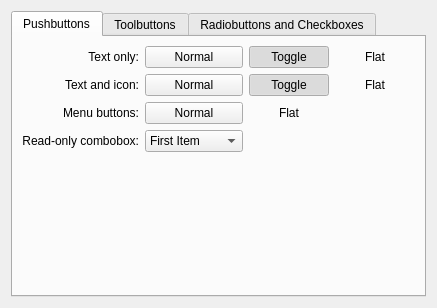
<?xml version="1.0" encoding="UTF-8"?>
<ui version="4.0">
 <class>ButtonDemoWidget</class>
 <widget class="QWidget" name="ButtonDemoWidget">
  <property name="geometry">
   <rect>
    <x>0</x>
    <y>0</y>
    <width>401</width>
    <height>308</height>
   </rect>
  </property>
  <property name="windowTitle">
   <string>Form</string>
  </property>
  <layout class="QVBoxLayout" name="verticalLayout">
   <item>
    <widget class="KTabWidget" name="ktabwidget">
     <property name="currentIndex">
      <number>0</number>
     </property>
     <widget class="QWidget" name="tab">
      <attribute name="title">
       <string>Pushbuttons</string>
      </attribute>
      <layout class="QGridLayout" name="gridLayout_2">
       <item row="0" column="0" colspan="3">
        <widget class="QLabel" name="label_3">
         <property name="text">
          <string>Text only:</string>
         </property>
         <property name="alignment">
          <set>Qt::AlignRight|Qt::AlignTrailing|Qt::AlignVCenter</set>
         </property>
        </widget>
       </item>
       <item row="0" column="3">
        <widget class="KPushButton" name="pushButton">
         <property name="text">
          <string>Normal</string>
         </property>
        </widget>
       </item>
       <item row="0" column="4">
        <widget class="KPushButton" name="pushButton_2">
         <property name="text">
          <string>Toggle</string>
         </property>
         <property name="checkable">
          <bool>true</bool>
         </property>
         <property name="checked">
          <bool>true</bool>
         </property>
        </widget>
       </item>
       <item row="0" column="5">
        <widget class="KPushButton" name="pushButton_3">
         <property name="text">
          <string>Flat</string>
         </property>
         <property name="flat">
          <bool>true</bool>
         </property>
        </widget>
       </item>
       <item row="0" column="6">
        <spacer name="horizontalSpacer_3">
         <property name="orientation">
          <enum>Qt::Horizontal</enum>
         </property>
         <property name="sizeHint" stdset="0">
          <size>
           <width>59</width>
           <height>20</height>
          </size>
         </property>
        </spacer>
       </item>
       <item row="1" column="0" colspan="3">
        <widget class="QLabel" name="label_4">
         <property name="text">
          <string>Text and icon:</string>
         </property>
         <property name="alignment">
          <set>Qt::AlignRight|Qt::AlignTrailing|Qt::AlignVCenter</set>
         </property>
        </widget>
       </item>
       <item row="1" column="3">
        <widget class="KPushButton" name="pushButton_4">
         <property name="text">
          <string>Normal</string>
         </property>
        </widget>
       </item>
       <item row="1" column="4">
        <widget class="KPushButton" name="pushButton_5">
         <property name="text">
          <string>Toggle</string>
         </property>
         <property name="checkable">
          <bool>true</bool>
         </property>
         <property name="checked">
          <bool>true</bool>
         </property>
        </widget>
       </item>
       <item row="1" column="5">
        <widget class="KPushButton" name="pushButton_6">
         <property name="text">
          <string>Flat</string>
         </property>
         <property name="flat">
          <bool>true</bool>
         </property>
        </widget>
       </item>
       <item row="2" column="0" colspan="3">
        <widget class="QLabel" name="label_6">
         <property name="text">
          <string>Menu buttons:</string>
         </property>
         <property name="alignment">
          <set>Qt::AlignRight|Qt::AlignTrailing|Qt::AlignVCenter</set>
         </property>
        </widget>
       </item>
       <item row="2" column="3">
        <widget class="KPushButton" name="pushButton_7">
         <property name="text">
          <string>Normal</string>
         </property>
        </widget>
       </item>
       <item row="2" column="4">
        <widget class="KPushButton" name="pushButton_8">
         <property name="text">
          <string>Flat</string>
         </property>
         <property name="flat">
          <bool>true</bool>
         </property>
        </widget>
       </item>
       <item row="3" column="0" colspan="3">
        <widget class="QLabel" name="label_5">
         <property name="text">
          <string>Read-only combobox:</string>
         </property>
         <property name="alignment">
          <set>Qt::AlignRight|Qt::AlignTrailing|Qt::AlignVCenter</set>
         </property>
        </widget>
       </item>
       <item row="3" column="3">
        <widget class="KComboBox" name="kcombobox">
         <item>
          <property name="text">
           <string>First Item</string>
          </property>
         </item>
         <item>
          <property name="text">
           <string>Second Item</string>
          </property>
         </item>
         <item>
          <property name="text">
           <string>Third Item</string>
          </property>
         </item>
        </widget>
       </item>
       <item row="4" column="1">
        <spacer name="verticalSpacer_4">
         <property name="orientation">
          <enum>Qt::Vertical</enum>
         </property>
         <property name="sizeHint" stdset="0">
          <size>
           <width>20</width>
           <height>105</height>
          </size>
         </property>
        </spacer>
       </item>
      </layout>
     </widget>
     <widget class="QWidget" name="tab_2">
      <attribute name="title">
       <string>Toolbuttons</string>
      </attribute>
      <layout class="QGridLayout" name="gridLayout_5">
       <item row="0" column="0" colspan="2">
        <widget class="QWidget" name="widget" native="true">
         <layout class="QGridLayout" name="gridLayout">
          <item row="0" column="0">
           <widget class="QLabel" name="label">
            <property name="text">
             <string>Text position:</string>
            </property>
            <property name="alignment">
             <set>Qt::AlignRight|Qt::AlignTrailing|Qt::AlignVCenter</set>
            </property>
           </widget>
          </item>
          <item row="0" column="1">
           <widget class="KComboBox" name="textPosition">
            <item>
             <property name="text">
              <string>Icons Only</string>
             </property>
            </item>
            <item>
             <property name="text">
              <string>Text Only</string>
             </property>
            </item>
            <item>
             <property name="text">
              <string>Text Alongside Icons</string>
             </property>
            </item>
            <item>
             <property name="text">
              <string>Text Under Icons</string>
             </property>
            </item>
           </widget>
          </item>
          <item row="0" column="2">
           <spacer name="horizontalSpacer">
            <property name="orientation">
             <enum>Qt::Horizontal</enum>
            </property>
            <property name="sizeHint" stdset="0">
             <size>
              <width>110</width>
              <height>20</height>
             </size>
            </property>
           </spacer>
          </item>
          <item row="1" column="0">
           <widget class="QLabel" name="label_2">
            <property name="text">
             <string>Icon size:</string>
            </property>
            <property name="alignment">
             <set>Qt::AlignRight|Qt::AlignTrailing|Qt::AlignVCenter</set>
            </property>
           </widget>
          </item>
          <item row="1" column="1">
           <widget class="QComboBox" name="iconSize">
            <item>
             <property name="text">
              <string>Small (16x16)</string>
             </property>
            </item>
            <item>
             <property name="text">
              <string>Medium (22x22)</string>
             </property>
            </item>
            <item>
             <property name="text">
              <string>Large (32x32)</string>
             </property>
            </item>
            <item>
             <property name="text">
              <string>Huge (48x48)</string>
             </property>
            </item>
           </widget>
          </item>
         </layout>
        </widget>
       </item>
       <item row="1" column="0">
        <widget class="QGroupBox" name="groupBox_3">
         <property name="title">
          <string>Preview</string>
         </property>
         <layout class="QGridLayout" name="gridLayout_4">
          <item row="0" column="0">
           <widget class="QToolButton" name="toolButton">
            <property name="text">
             <string>Normal</string>
            </property>
           </widget>
          </item>
          <item row="0" column="1">
           <widget class="QToolButton" name="toolButton_2">
            <property name="text">
             <string>Toggle</string>
            </property>
            <property name="checkable">
             <bool>true</bool>
            </property>
            <property name="checked">
             <bool>true</bool>
            </property>
           </widget>
          </item>
          <item row="0" column="2">
           <widget class="QToolButton" name="toolButton_3">
            <property name="text">
             <string>Flat</string>
            </property>
            <property name="checkable">
             <bool>true</bool>
            </property>
            <property name="autoRaise">
             <bool>true</bool>
            </property>
           </widget>
          </item>
          <item row="0" column="3" rowspan="3">
           <widget class="QFrame" name="frame">
            <property name="frameShape">
             <enum>QFrame::VLine</enum>
            </property>
            <property name="frameShadow">
             <enum>QFrame::Raised</enum>
            </property>
           </widget>
          </item>
          <item row="0" column="4">
           <widget class="QToolButton" name="toolButton_4">
            <property name="text">
             <string>New</string>
            </property>
            <property name="autoRaise">
             <bool>true</bool>
            </property>
           </widget>
          </item>
          <item row="0" column="5">
           <widget class="QToolButton" name="toolButton_5">
            <property name="text">
             <string>Open</string>
            </property>
            <property name="autoRaise">
             <bool>true</bool>
            </property>
           </widget>
          </item>
          <item row="0" column="6">
           <widget class="QToolButton" name="toolButton_6">
            <property name="text">
             <string>Save</string>
            </property>
            <property name="autoRaise">
             <bool>true</bool>
            </property>
           </widget>
          </item>
          <item row="1" column="0">
           <widget class="QToolButton" name="toolButton_7">
            <property name="text">
             <string>Normal</string>
            </property>
            <property name="popupMode">
             <enum>QToolButton::InstantPopup</enum>
            </property>
           </widget>
          </item>
          <item row="1" column="1">
           <widget class="QToolButton" name="toolButton_8">
            <property name="text">
             <string>Flat</string>
            </property>
            <property name="popupMode">
             <enum>QToolButton::InstantPopup</enum>
            </property>
            <property name="autoRaise">
             <bool>true</bool>
            </property>
           </widget>
          </item>
          <item row="2" column="0">
           <widget class="QToolButton" name="toolButton_9">
            <property name="text">
             <string>Normal</string>
            </property>
            <property name="popupMode">
             <enum>QToolButton::MenuButtonPopup</enum>
            </property>
           </widget>
          </item>
          <item row="2" column="1">
           <widget class="QToolButton" name="toolButton_10">
            <property name="text">
             <string>Flat</string>
            </property>
            <property name="popupMode">
             <enum>QToolButton::MenuButtonPopup</enum>
            </property>
            <property name="autoRaise">
             <bool>true</bool>
            </property>
           </widget>
          </item>
         </layout>
        </widget>
       </item>
       <item row="1" column="1">
        <spacer name="horizontalSpacer_2">
         <property name="orientation">
          <enum>Qt::Horizontal</enum>
         </property>
         <property name="sizeHint" stdset="0">
          <size>
           <width>40</width>
           <height>20</height>
          </size>
         </property>
        </spacer>
       </item>
       <item row="2" column="0">
        <spacer name="verticalSpacer">
         <property name="orientation">
          <enum>Qt::Vertical</enum>
         </property>
         <property name="sizeHint" stdset="0">
          <size>
           <width>20</width>
           <height>40</height>
          </size>
         </property>
        </spacer>
       </item>
      </layout>
     </widget>
     <widget class="QWidget" name="tab_3">
      <attribute name="title">
       <string>Radiobuttons and Checkboxes</string>
      </attribute>
      <layout class="QGridLayout" name="gridLayout_3">
       <item row="0" column="0" rowspan="2">
        <widget class="QGroupBox" name="groupBox">
         <property name="title">
          <string>Checkboxes</string>
         </property>
         <layout class="QVBoxLayout" name="verticalLayout_3">
          <item>
           <widget class="QCheckBox" name="checkBox">
            <property name="text">
             <string>On</string>
            </property>
            <property name="checked">
             <bool>true</bool>
            </property>
           </widget>
          </item>
          <item>
           <widget class="QCheckBox" name="checkBox_3">
            <property name="text">
             <string>Partial</string>
            </property>
            <property name="tristate">
             <bool>true</bool>
            </property>
           </widget>
          </item>
          <item>
           <widget class="QCheckBox" name="checkBox_2">
            <property name="text">
             <string>Off</string>
            </property>
           </widget>
          </item>
         </layout>
        </widget>
       </item>
       <item row="0" column="2">
        <widget class="QGroupBox" name="groupBox_2">
         <property name="title">
          <string>Radiobuttons</string>
         </property>
         <layout class="QVBoxLayout" name="verticalLayout_2">
          <item>
           <widget class="QRadioButton" name="radioButton">
            <property name="text">
             <string>First Choice</string>
            </property>
            <property name="checked">
             <bool>true</bool>
            </property>
           </widget>
          </item>
          <item>
           <widget class="QRadioButton" name="radioButton_2">
            <property name="text">
             <string>Second Choice</string>
            </property>
           </widget>
          </item>
          <item>
           <widget class="QRadioButton" name="radioButton_3">
            <property name="text">
             <string>Third Choice</string>
            </property>
           </widget>
          </item>
         </layout>
        </widget>
       </item>
       <item row="2" column="0">
        <spacer name="verticalSpacer_6">
         <property name="orientation">
          <enum>Qt::Vertical</enum>
         </property>
         <property name="sizeHint" stdset="0">
          <size>
           <width>20</width>
           <height>40</height>
          </size>
         </property>
        </spacer>
       </item>
      </layout>
     </widget>
    </widget>
   </item>
  </layout>
 </widget>
 <customwidgets>
  <customwidget>
   <class>KPushButton</class>
   <extends>QPushButton</extends>
   <header>kpushbutton.h</header>
  </customwidget>
  <customwidget>
   <class>KComboBox</class>
   <extends>QComboBox</extends>
   <header>kcombobox.h</header>
  </customwidget>
  <customwidget>
   <class>KTabWidget</class>
   <extends>QTabWidget</extends>
   <header>ktabwidget.h</header>
   <container>1</container>
  </customwidget>
 </customwidgets>
 <resources/>
 <connections/>
</ui>
